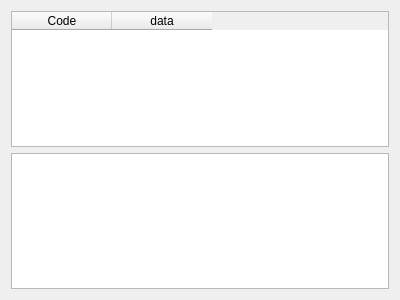
<?xml version="1.0" encoding="UTF-8"?>
<ui version="4.0">
 <class>ShowImportWidget</class>
 <widget class="QWidget" name="ShowImportWidget">
  <property name="geometry">
   <rect>
    <x>0</x>
    <y>0</y>
    <width>400</width>
    <height>300</height>
   </rect>
  </property>
  <property name="windowTitle">
   <string>Form</string>
  </property>
  <layout class="QVBoxLayout" name="verticalLayout">
   <item>
    <widget class="QTableWidget" name="tableWidget">
     <column>
      <property name="text">
       <string>Code</string>
      </property>
     </column>
     <column>
      <property name="text">
       <string>data</string>
      </property>
     </column>
    </widget>
   </item>
   <item>
    <widget class="QTextBrowser" name="textBrowser"/>
   </item>
  </layout>
 </widget>
 <resources/>
 <connections/>
</ui>
